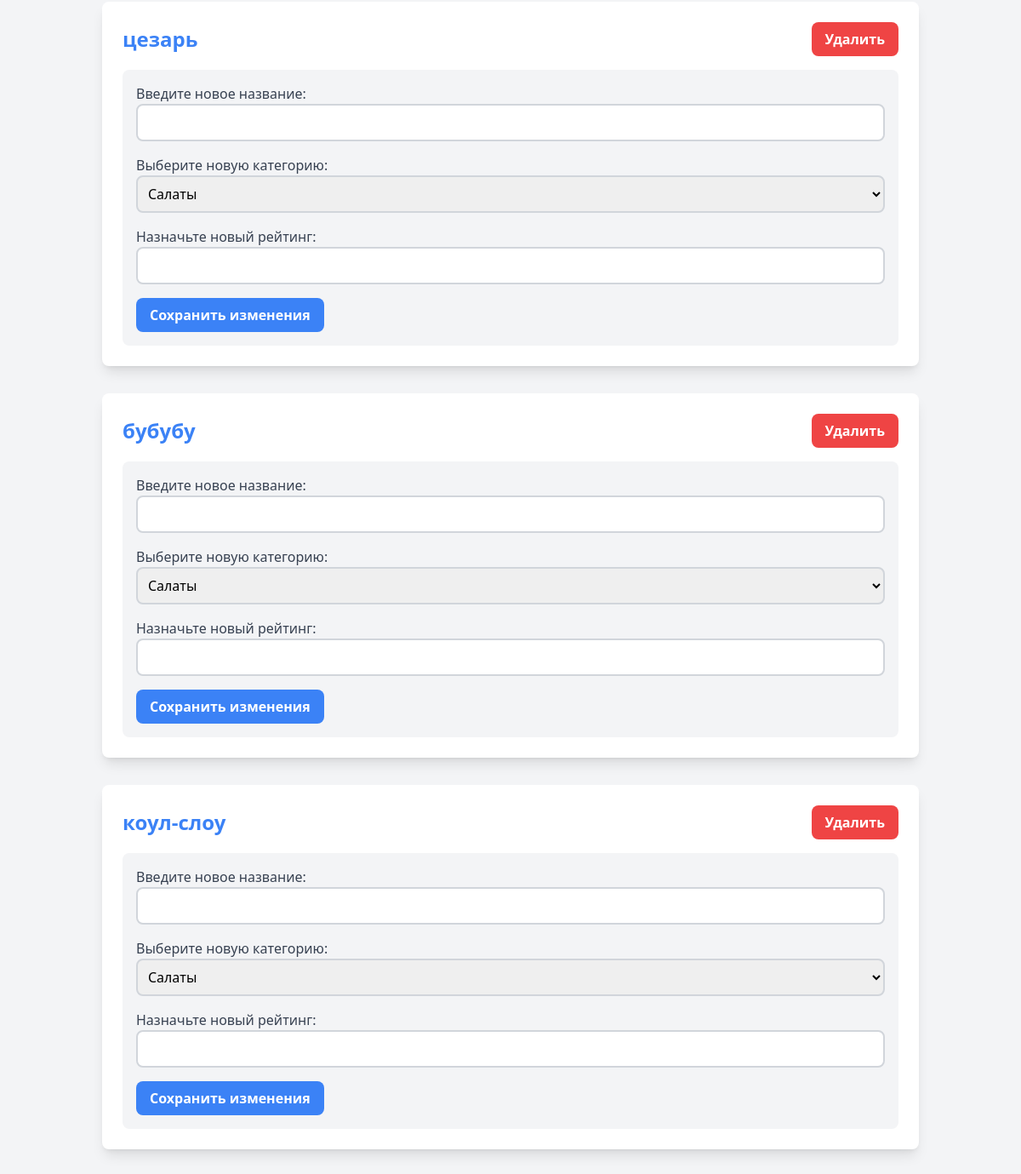
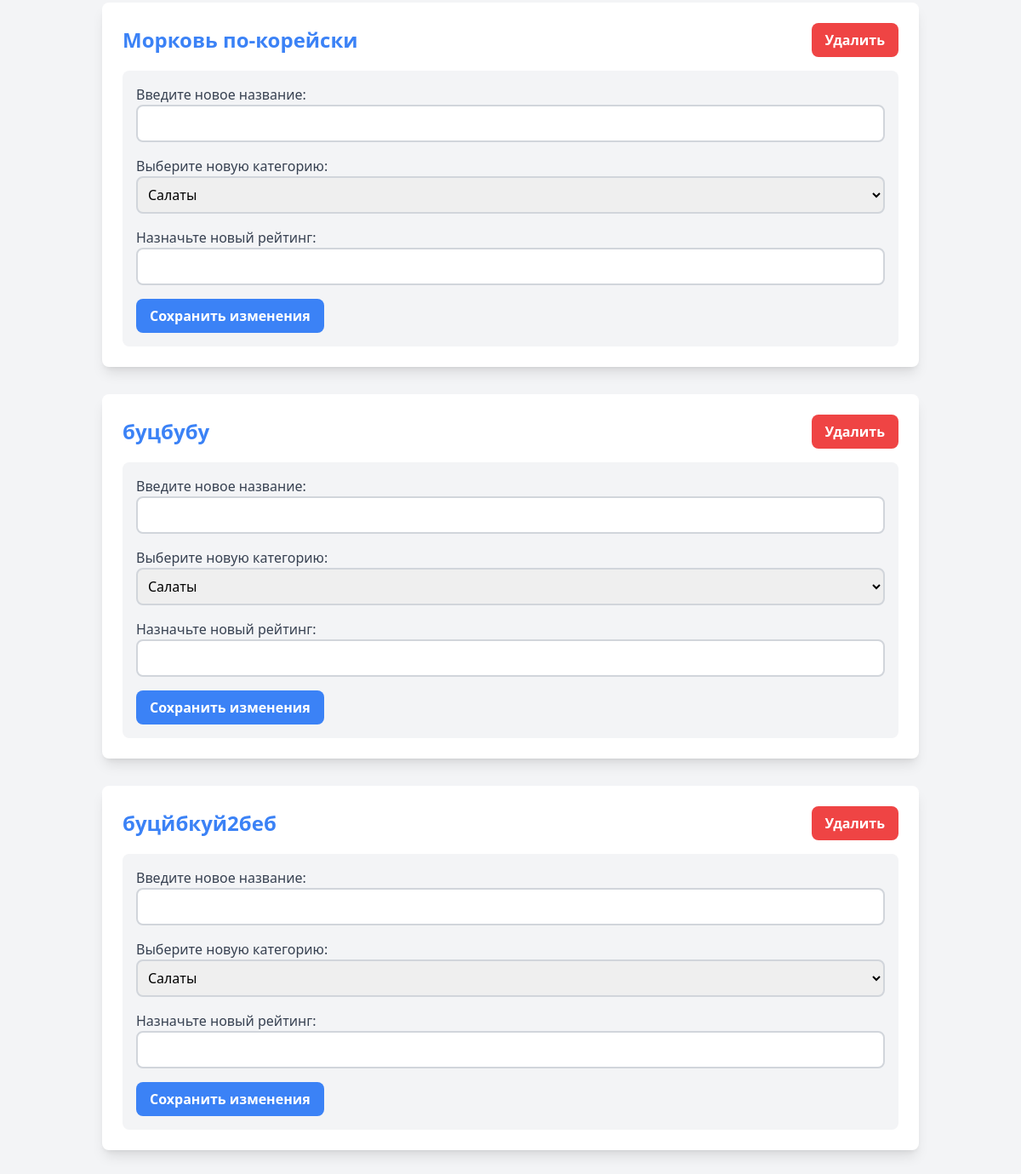
The page /recipe_pages (lower part) on the database as committed earlier (2 pictures, top to bottom).
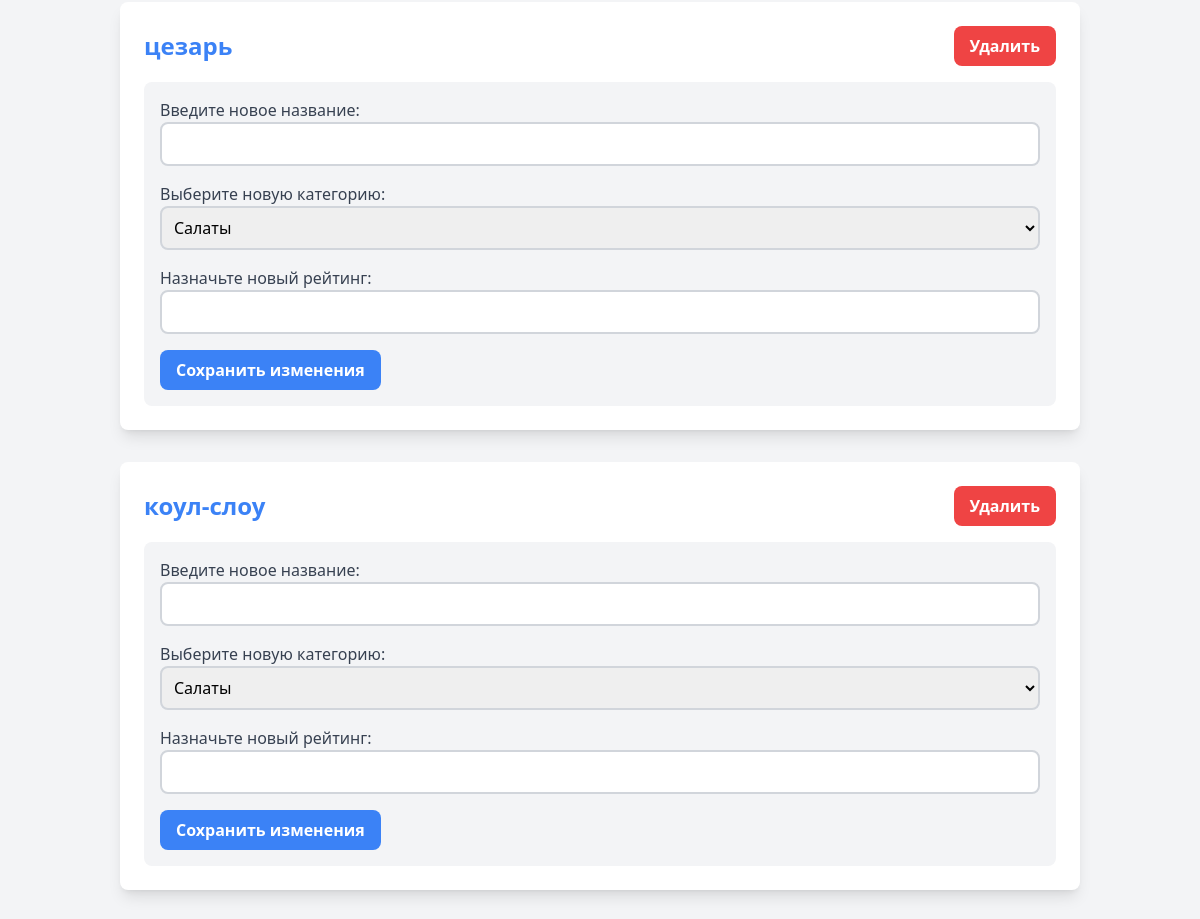
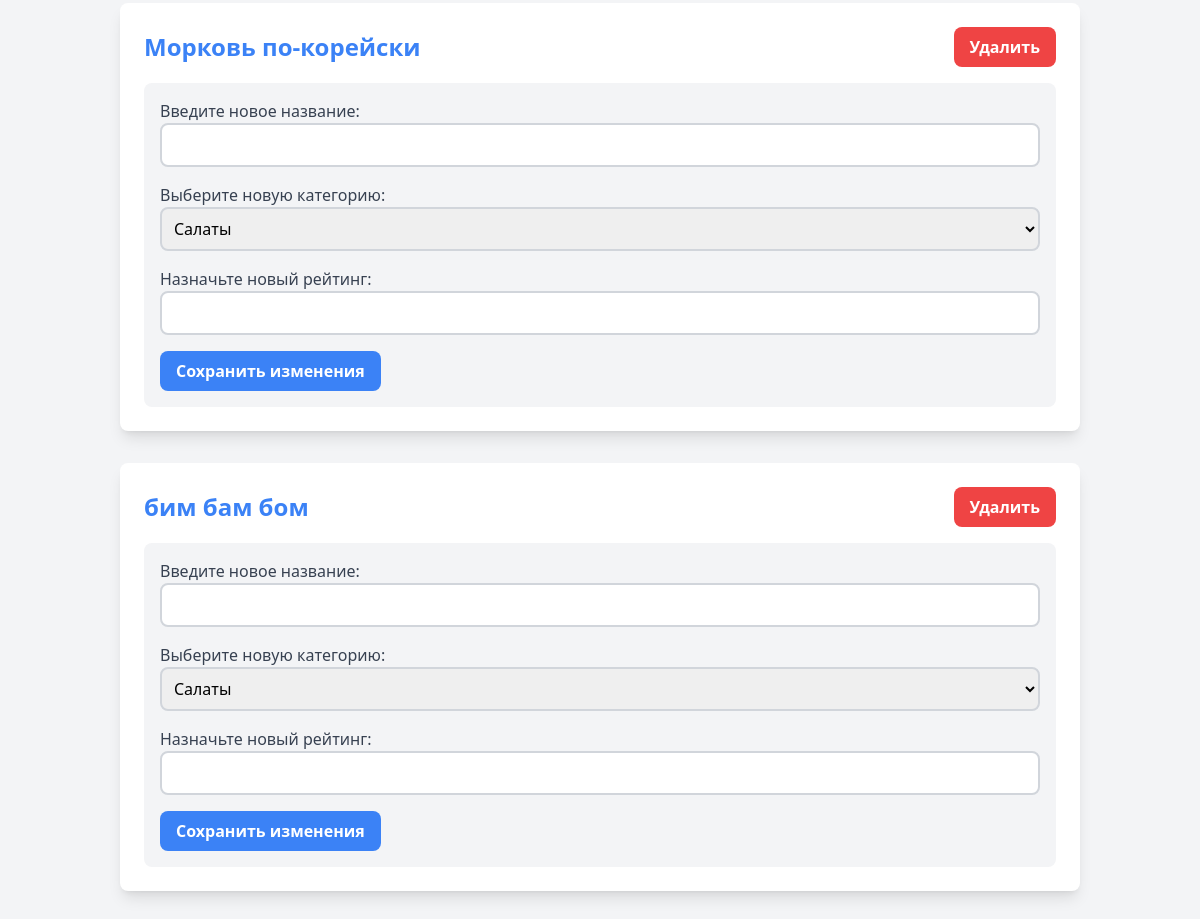
The same page on the database as committed later (2 pictures, top to bottom).
### orm/recipe.py (models this page shows)
class RecipeOrm(Model):
    __tablename__ = 'recipies'
    id: Mapped[int] = mapped_column(primary_key=True)
    name: Mapped[str]
    category_id: Mapped[int] = mapped_column(ForeignKey('categories.id'))
    category: Mapped[CategoryOrm] = relationship()
    rating: Mapped[int]
    ingredients: Mapped[list['IngredientOrm']] = relationship(
        secondary='recipe_ingredients',
        backref='ingredients',
        lazy='selectin',
    )

### pages/recipe.py (the view)
@router.get('')
async def get_recipe_template(
    request: Request, recipes=Depends(get_all)
):
    categories = await get_all_categories()
    return templates.TemplateResponse(
        'recipes.html',
        {
            'request': request,
            'recipes': recipes['data'],
            'categories': categories['data'],
        }
    )

### templates/recipes.html (shortened to what this page needs)
{% extends "header.html" %}
{% block content %}
<div class="container mx-auto p-8">
    {% for recipe in recipes %}
        <div class="bg-white rounded-lg shadow-lg p-6 mb-8">
            <div class="flex justify-between items-center mb-4">
                <div class="font-bold text-2xl">
                    <form action="{{ url_for('get_recipe', id=recipe.id) }}" method="get">
                        <button type="submit" class="text-blue-500 hover:underline">{{ recipe.name }}</button>
                    </form>
                </div>
                <div class="flex space-x-4">
                    <form action="{{ url_for('delete_recipe_template', id=recipe.id) }}" method="post">
                        <button class="bg-red-500 text-white font-bold py-2 px-4 rounded-lg hover:bg-red-600" type="submit">Удалить</button>
                    </form>
                </div>
            </div>
            <div class="bg-gray-100 p-4 rounded-lg">
                <form action="{{ url_for('update_recipe_template', id=recipe.id) }}" method="post">
                    <div class="mb-4">
                        <label class="block text-gray-700" for="new_name_{{ recipe.id }}">Введите новое название: </label>
                        <input class="border-2 border-gray-300 p-2 w-full rounded-lg" type="text" id="new_name_{{ recipe.id }}" name="name" required>
                    </div>
                    <div class="mb-4">
                        <label class="block text-gray-700" for="new_category_{{ recipe.id }}">Выберите новую категорию: </label>
                        <select class="border-2 border-gray-300 p-2 w-full rounded-lg" name="category">
                            {% for category in categories %}
                                <option value="{{ category.id }}">{{ category.name }}</option>
                            {% endfor %}
                        </select>
                    </div>
                    <div class="mb-4">
                        <label class="block text-gray-700" for="new_rating_{{ recipe.id }}">Назначьте новый рейтинг: </label>
                        <input class="border-2 border-gray-300 p-2 w-full rounded-lg" type="text" id="new_rating_{{ recipe.id }}" name="rating" required>
                    </div>
                    <button class="bg-blue-500 text-white font-bold py-2 px-4 rounded-lg hover:bg-blue-600" type="submit">Сохранить изменения</button>
                </form>
            </div>
        </div>
    {% endfor %}
</div>
{% endblock %}

Rows that differ between the two databases and show on the page:
removed RecipeOrm: name "бубубу"
removed RecipeOrm: name "буцбубу"
removed RecipeOrm: name "буцйбкуй2беб"
added RecipeOrm: name "бим бам бом"
